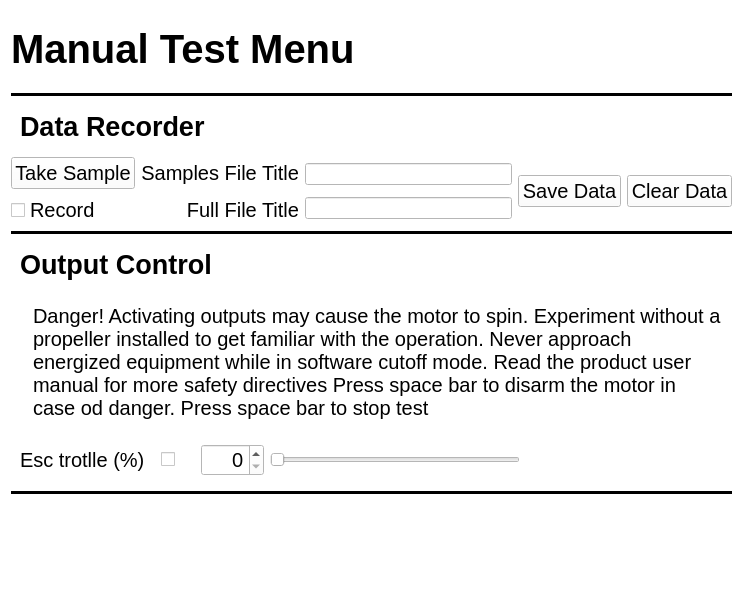
<?xml version="1.0" encoding="UTF-8"?>
<ui version="4.0">
 <class>Frame</class>
 <widget class="QFrame" name="Frame">
  <property name="geometry">
   <rect>
    <x>0</x>
    <y>0</y>
    <width>743</width>
    <height>590</height>
   </rect>
  </property>
  <property name="windowTitle">
   <string>Frame</string>
  </property>
  <property name="styleSheet">
   <string notr="true">*{
	background-color: rgb(255, 255, 255);
}



#headerLine{
	
	color: rgb(0, 0, 0);
}</string>
  </property>
  <layout class="QVBoxLayout" name="verticalLayout">
   <item alignment="Qt::AlignTop">
    <widget class="QFrame" name="headerTab">
     <property name="frameShape">
      <enum>QFrame::NoFrame</enum>
     </property>
     <property name="frameShadow">
      <enum>QFrame::Raised</enum>
     </property>
     <layout class="QVBoxLayout" name="verticalLayout_3">
      <property name="leftMargin">
       <number>0</number>
      </property>
      <property name="topMargin">
       <number>0</number>
      </property>
      <property name="rightMargin">
       <number>0</number>
      </property>
      <property name="bottomMargin">
       <number>0</number>
      </property>
      <item>
       <spacer name="horizontalSpacer">
        <property name="orientation">
         <enum>Qt::Vertical</enum>
        </property>
        <property name="sizeType">
         <enum>QSizePolicy::Minimum</enum>
        </property>
        <property name="sizeHint" stdset="0">
         <size>
          <width>15</width>
          <height>15</height>
         </size>
        </property>
       </spacer>
      </item>
      <item>
       <widget class="QLabel" name="label">
        <property name="font">
         <font>
          <pointsize>30</pointsize>
          <weight>75</weight>
          <bold>true</bold>
         </font>
        </property>
        <property name="text">
         <string>Manual Test Menu</string>
        </property>
       </widget>
      </item>
      <item>
       <spacer name="verticalSpacer">
        <property name="orientation">
         <enum>Qt::Vertical</enum>
        </property>
        <property name="sizeType">
         <enum>QSizePolicy::Minimum</enum>
        </property>
        <property name="sizeHint" stdset="0">
         <size>
          <width>20</width>
          <height>15</height>
         </size>
        </property>
       </spacer>
      </item>
     </layout>
    </widget>
   </item>
   <item>
    <widget class="Line" name="line">
     <property name="frameShadow">
      <enum>QFrame::Plain</enum>
     </property>
     <property name="lineWidth">
      <number>3</number>
     </property>
     <property name="orientation">
      <enum>Qt::Horizontal</enum>
     </property>
    </widget>
   </item>
   <item>
    <widget class="QScrollArea" name="scrollArea">
     <property name="frameShape">
      <enum>QFrame::NoFrame</enum>
     </property>
     <property name="widgetResizable">
      <bool>true</bool>
     </property>
     <widget class="QWidget" name="scrollAreaWidgetContents">
      <property name="geometry">
       <rect>
        <x>0</x>
        <y>0</y>
        <width>731</width>
        <height>492</height>
       </rect>
      </property>
      <layout class="QVBoxLayout" name="verticalLayout_4">
       <property name="leftMargin">
        <number>0</number>
       </property>
       <property name="topMargin">
        <number>0</number>
       </property>
       <property name="rightMargin">
        <number>0</number>
       </property>
       <property name="bottomMargin">
        <number>0</number>
       </property>
       <item>
        <widget class="QFrame" name="dataRecordFrame">
         <property name="frameShape">
          <enum>QFrame::NoFrame</enum>
         </property>
         <property name="frameShadow">
          <enum>QFrame::Raised</enum>
         </property>
         <layout class="QVBoxLayout" name="verticalLayout_18">
          <property name="leftMargin">
           <number>0</number>
          </property>
          <property name="topMargin">
           <number>0</number>
          </property>
          <property name="rightMargin">
           <number>0</number>
          </property>
          <property name="bottomMargin">
           <number>0</number>
          </property>
          <item>
           <widget class="QFrame" name="frame_6">
            <property name="frameShape">
             <enum>QFrame::NoFrame</enum>
            </property>
            <property name="frameShadow">
             <enum>QFrame::Raised</enum>
            </property>
            <layout class="QHBoxLayout" name="horizontalLayout_13">
             <item>
              <widget class="QLabel" name="label_19">
               <property name="font">
                <font>
                 <pointsize>20</pointsize>
                 <weight>75</weight>
                 <bold>true</bold>
                </font>
               </property>
               <property name="text">
                <string>Data Recorder</string>
               </property>
              </widget>
             </item>
            </layout>
           </widget>
          </item>
          <item>
           <widget class="QFrame" name="saveDataFrame">
            <property name="frameShape">
             <enum>QFrame::NoFrame</enum>
            </property>
            <property name="frameShadow">
             <enum>QFrame::Raised</enum>
            </property>
            <layout class="QHBoxLayout" name="horizontalLayout_14">
             <property name="leftMargin">
              <number>0</number>
             </property>
             <property name="topMargin">
              <number>0</number>
             </property>
             <property name="rightMargin">
              <number>0</number>
             </property>
             <property name="bottomMargin">
              <number>0</number>
             </property>
             <item>
              <widget class="QFrame" name="filesFrame">
               <property name="frameShape">
                <enum>QFrame::NoFrame</enum>
               </property>
               <property name="frameShadow">
                <enum>QFrame::Raised</enum>
               </property>
               <layout class="QHBoxLayout" name="horizontalLayout_3">
                <property name="leftMargin">
                 <number>0</number>
                </property>
                <property name="topMargin">
                 <number>0</number>
                </property>
                <property name="rightMargin">
                 <number>0</number>
                </property>
                <property name="bottomMargin">
                 <number>0</number>
                </property>
                <item>
                 <widget class="QFrame" name="btnFrame">
                  <property name="frameShape">
                   <enum>QFrame::NoFrame</enum>
                  </property>
                  <property name="frameShadow">
                   <enum>QFrame::Raised</enum>
                  </property>
                  <layout class="QVBoxLayout" name="verticalLayout_7">
                   <property name="leftMargin">
                    <number>0</number>
                   </property>
                   <property name="topMargin">
                    <number>0</number>
                   </property>
                   <property name="rightMargin">
                    <number>0</number>
                   </property>
                   <property name="bottomMargin">
                    <number>0</number>
                   </property>
                   <item>
                    <widget class="QPushButton" name="takeSampleBtn">
                     <property name="font">
                      <font>
                       <pointsize>15</pointsize>
                      </font>
                     </property>
                     <property name="text">
                      <string>Take Sample</string>
                     </property>
                     <property name="autoDefault">
                      <bool>false</bool>
                     </property>
                     <property name="default">
                      <bool>false</bool>
                     </property>
                     <property name="flat">
                      <bool>false</bool>
                     </property>
                    </widget>
                   </item>
                   <item>
                    <widget class="QCheckBox" name="recordBtn">
                     <property name="font">
                      <font>
                       <pointsize>15</pointsize>
                      </font>
                     </property>
                     <property name="text">
                      <string>Record</string>
                     </property>
                     <property name="tristate">
                      <bool>false</bool>
                     </property>
                    </widget>
                   </item>
                  </layout>
                 </widget>
                </item>
                <item>
                 <widget class="QFrame" name="frame_12">
                  <property name="frameShape">
                   <enum>QFrame::NoFrame</enum>
                  </property>
                  <property name="frameShadow">
                   <enum>QFrame::Raised</enum>
                  </property>
                  <layout class="QVBoxLayout" name="verticalLayout_8">
                   <property name="leftMargin">
                    <number>0</number>
                   </property>
                   <property name="topMargin">
                    <number>0</number>
                   </property>
                   <property name="rightMargin">
                    <number>0</number>
                   </property>
                   <property name="bottomMargin">
                    <number>0</number>
                   </property>
                   <item>
                    <widget class="QLabel" name="label_25">
                     <property name="font">
                      <font>
                       <pointsize>15</pointsize>
                      </font>
                     </property>
                     <property name="layoutDirection">
                      <enum>Qt::LeftToRight</enum>
                     </property>
                     <property name="text">
                      <string>Samples File Title</string>
                     </property>
                     <property name="alignment">
                      <set>Qt::AlignRight|Qt::AlignTrailing|Qt::AlignVCenter</set>
                     </property>
                    </widget>
                   </item>
                   <item>
                    <widget class="QLabel" name="label_26">
                     <property name="font">
                      <font>
                       <pointsize>15</pointsize>
                      </font>
                     </property>
                     <property name="layoutDirection">
                      <enum>Qt::LeftToRight</enum>
                     </property>
                     <property name="text">
                      <string>Full File Title</string>
                     </property>
                     <property name="alignment">
                      <set>Qt::AlignRight|Qt::AlignTrailing|Qt::AlignVCenter</set>
                     </property>
                    </widget>
                   </item>
                  </layout>
                 </widget>
                </item>
                <item>
                 <widget class="QFrame" name="fileNamesFrame">
                  <property name="frameShape">
                   <enum>QFrame::NoFrame</enum>
                  </property>
                  <property name="frameShadow">
                   <enum>QFrame::Raised</enum>
                  </property>
                  <layout class="QVBoxLayout" name="verticalLayout_9">
                   <property name="leftMargin">
                    <number>0</number>
                   </property>
                   <property name="topMargin">
                    <number>0</number>
                   </property>
                   <property name="rightMargin">
                    <number>0</number>
                   </property>
                   <property name="bottomMargin">
                    <number>0</number>
                   </property>
                   <item>
                    <widget class="QLineEdit" name="sampleLEdit">
                     <property name="text">
                      <string/>
                     </property>
                    </widget>
                   </item>
                   <item>
                    <widget class="QLineEdit" name="fullDataLEdit">
                     <property name="text">
                      <string/>
                     </property>
                    </widget>
                   </item>
                  </layout>
                 </widget>
                </item>
               </layout>
              </widget>
             </item>
             <item>
              <widget class="QFrame" name="dataChangeFrame">
               <property name="frameShape">
                <enum>QFrame::NoFrame</enum>
               </property>
               <property name="frameShadow">
                <enum>QFrame::Raised</enum>
               </property>
               <layout class="QHBoxLayout" name="horizontalLayout_17">
                <property name="leftMargin">
                 <number>0</number>
                </property>
                <property name="topMargin">
                 <number>0</number>
                </property>
                <property name="rightMargin">
                 <number>0</number>
                </property>
                <property name="bottomMargin">
                 <number>0</number>
                </property>
                <item>
                 <widget class="QPushButton" name="saveDataBtn">
                  <property name="font">
                   <font>
                    <pointsize>15</pointsize>
                   </font>
                  </property>
                  <property name="text">
                   <string>Save Data</string>
                  </property>
                 </widget>
                </item>
                <item>
                 <widget class="QPushButton" name="clearDataBtn">
                  <property name="font">
                   <font>
                    <pointsize>15</pointsize>
                   </font>
                  </property>
                  <property name="text">
                   <string>Clear Data</string>
                  </property>
                 </widget>
                </item>
               </layout>
              </widget>
             </item>
            </layout>
           </widget>
          </item>
         </layout>
        </widget>
       </item>
       <item>
        <widget class="Line" name="line_2">
         <property name="frameShadow">
          <enum>QFrame::Plain</enum>
         </property>
         <property name="lineWidth">
          <number>3</number>
         </property>
         <property name="orientation">
          <enum>Qt::Horizontal</enum>
         </property>
        </widget>
       </item>
       <item>
        <widget class="QFrame" name="outputControlFrame">
         <property name="frameShape">
          <enum>QFrame::NoFrame</enum>
         </property>
         <property name="frameShadow">
          <enum>QFrame::Raised</enum>
         </property>
         <layout class="QVBoxLayout" name="verticalLayout_21">
          <property name="leftMargin">
           <number>0</number>
          </property>
          <property name="topMargin">
           <number>0</number>
          </property>
          <property name="rightMargin">
           <number>0</number>
          </property>
          <property name="bottomMargin">
           <number>0</number>
          </property>
          <item>
           <widget class="QFrame" name="frame_20">
            <property name="frameShape">
             <enum>QFrame::NoFrame</enum>
            </property>
            <property name="frameShadow">
             <enum>QFrame::Raised</enum>
            </property>
            <layout class="QHBoxLayout" name="horizontalLayout_18">
             <item>
              <widget class="QLabel" name="label_21">
               <property name="font">
                <font>
                 <pointsize>20</pointsize>
                 <weight>75</weight>
                 <bold>true</bold>
                </font>
               </property>
               <property name="text">
                <string>Output Control</string>
               </property>
              </widget>
             </item>
            </layout>
           </widget>
          </item>
          <item>
           <widget class="QFrame" name="frame_21">
            <property name="frameShape">
             <enum>QFrame::NoFrame</enum>
            </property>
            <property name="frameShadow">
             <enum>QFrame::Raised</enum>
            </property>
            <layout class="QHBoxLayout" name="horizontalLayout_19">
             <item alignment="Qt::AlignLeft">
              <widget class="QLabel" name="label_22">
               <property name="text">
                <string/>
               </property>
               <property name="pixmap">
                <pixmap resource="../../resources/black_icons.qrc">:/b_icons/icons-black/x.svg</pixmap>
               </property>
               <property name="wordWrap">
                <bool>true</bool>
               </property>
              </widget>
             </item>
             <item>
              <widget class="QLabel" name="label_23">
               <property name="sizePolicy">
                <sizepolicy hsizetype="Expanding" vsizetype="Preferred">
                 <horstretch>0</horstretch>
                 <verstretch>0</verstretch>
                </sizepolicy>
               </property>
               <property name="font">
                <font>
                 <pointsize>15</pointsize>
                </font>
               </property>
               <property name="text">
                <string>Danger! Activating outputs may cause the motor to spin. Experiment without a propeller installed to get familiar with the operation. Never approach energized equipment while in software cutoff mode. Read the product user manual for more safety directives Press space bar to disarm the motor in case od danger. Press space bar to stop test</string>
               </property>
               <property name="wordWrap">
                <bool>true</bool>
               </property>
              </widget>
             </item>
            </layout>
           </widget>
          </item>
          <item alignment="Qt::AlignLeft">
           <widget class="QFrame" name="escTrottleControlFrame">
            <property name="frameShape">
             <enum>QFrame::NoFrame</enum>
            </property>
            <property name="frameShadow">
             <enum>QFrame::Raised</enum>
            </property>
            <layout class="QHBoxLayout" name="horizontalLayout_20">
             <item>
              <widget class="QLabel" name="label_24">
               <property name="font">
                <font>
                 <pointsize>15</pointsize>
                </font>
               </property>
               <property name="text">
                <string>Esc trotlle (%)</string>
               </property>
              </widget>
             </item>
             <item>
              <spacer name="horizontalSpacer_2">
               <property name="orientation">
                <enum>Qt::Horizontal</enum>
               </property>
               <property name="sizeHint" stdset="0">
                <size>
                 <width>10</width>
                 <height>20</height>
                </size>
               </property>
              </spacer>
             </item>
             <item>
              <widget class="QCheckBox" name="armMotorBtn">
               <property name="font">
                <font>
                 <pointsize>15</pointsize>
                </font>
               </property>
               <property name="text">
                <string/>
               </property>
              </widget>
             </item>
             <item>
              <spacer name="horizontalSpacer_3">
               <property name="orientation">
                <enum>Qt::Horizontal</enum>
               </property>
               <property name="sizeHint" stdset="0">
                <size>
                 <width>20</width>
                 <height>20</height>
                </size>
               </property>
              </spacer>
             </item>
             <item>
              <widget class="QSpinBox" name="escValueSpinBox">
               <property name="minimumSize">
                <size>
                 <width>60</width>
                 <height>0</height>
                </size>
               </property>
               <property name="sizeIncrement">
                <size>
                 <width>0</width>
                 <height>0</height>
                </size>
               </property>
               <property name="font">
                <font>
                 <pointsize>15</pointsize>
                </font>
               </property>
               <property name="alignment">
                <set>Qt::AlignRight|Qt::AlignTrailing|Qt::AlignVCenter</set>
               </property>
               <property name="minimum">
                <number>0</number>
               </property>
               <property name="maximum">
                <number>100</number>
               </property>
               <property name="singleStep">
                <number>1</number>
               </property>
               <property name="value">
                <number>0</number>
               </property>
              </widget>
             </item>
             <item>
              <widget class="QSlider" name="escValueSlider">
               <property name="minimumSize">
                <size>
                 <width>250</width>
                 <height>0</height>
                </size>
               </property>
               <property name="font">
                <font>
                 <pointsize>15</pointsize>
                </font>
               </property>
               <property name="minimum">
                <number>0</number>
               </property>
               <property name="maximum">
                <number>100</number>
               </property>
               <property name="singleStep">
                <number>1</number>
               </property>
               <property name="pageStep">
                <number>50</number>
               </property>
               <property name="sliderPosition">
                <number>0</number>
               </property>
               <property name="orientation">
                <enum>Qt::Horizontal</enum>
               </property>
               <property name="invertedAppearance">
                <bool>false</bool>
               </property>
               <property name="tickPosition">
                <enum>QSlider::NoTicks</enum>
               </property>
              </widget>
             </item>
            </layout>
           </widget>
          </item>
         </layout>
        </widget>
       </item>
       <item>
        <widget class="Line" name="line_3">
         <property name="frameShadow">
          <enum>QFrame::Plain</enum>
         </property>
         <property name="lineWidth">
          <number>3</number>
         </property>
         <property name="orientation">
          <enum>Qt::Horizontal</enum>
         </property>
        </widget>
       </item>
       <item>
        <widget class="QFrame" name="plotFrame">
         <property name="sizePolicy">
          <sizepolicy hsizetype="Preferred" vsizetype="Expanding">
           <horstretch>0</horstretch>
           <verstretch>0</verstretch>
          </sizepolicy>
         </property>
         <property name="frameShape">
          <enum>QFrame::NoFrame</enum>
         </property>
         <property name="frameShadow">
          <enum>QFrame::Raised</enum>
         </property>
        </widget>
       </item>
      </layout>
     </widget>
    </widget>
   </item>
  </layout>
 </widget>
 <resources>
  <include location="../../resources/black_icons.qrc"/>
 </resources>
 <connections/>
</ui>
